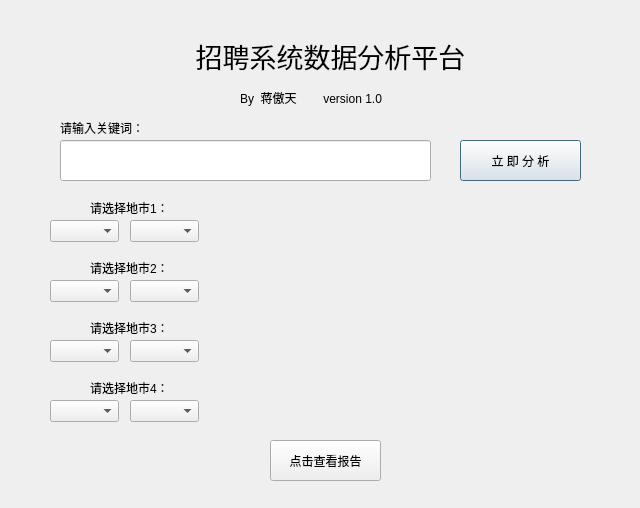
<?xml version="1.0" encoding="UTF-8"?>
<ui version="4.0">
 <class>jobui</class>
 <widget class="QDialog" name="jobui">
  <property name="geometry">
   <rect>
    <x>0</x>
    <y>0</y>
    <width>640</width>
    <height>508</height>
   </rect>
  </property>
  <property name="windowTitle">
   <string>招聘系统数据分析平台</string>
  </property>
  <property name="windowIcon">
   <iconset>
    <normaloff>images/logo.jpg</normaloff>images/logo.jpg</iconset>
  </property>
  <property name="toolTipDuration">
   <number>-1</number>
  </property>
  <widget class="QLabel" name="label">
   <property name="geometry">
    <rect>
     <x>60</x>
     <y>120</y>
     <width>91</width>
     <height>16</height>
    </rect>
   </property>
   <property name="text">
    <string>请输入关键词：</string>
   </property>
  </widget>
  <widget class="QLabel" name="label_2">
   <property name="geometry">
    <rect>
     <x>140</x>
     <y>20</y>
     <width>381</width>
     <height>71</height>
    </rect>
   </property>
   <property name="font">
    <font>
     <family>Adobe 黑体 Std R</family>
     <pointsize>20</pointsize>
    </font>
   </property>
   <property name="cursor">
    <cursorShape>ArrowCursor</cursorShape>
   </property>
   <property name="text">
    <string>招聘系统数据分析平台</string>
   </property>
   <property name="alignment">
    <set>Qt::AlignCenter</set>
   </property>
  </widget>
  <widget class="QLabel" name="label_3">
   <property name="geometry">
    <rect>
     <x>250</x>
     <y>220</y>
     <width>351</width>
     <height>201</height>
    </rect>
   </property>
   <property name="font">
    <font>
     <family>黑体</family>
     <pointsize>18</pointsize>
    </font>
   </property>
   <property name="text">
    <string/>
   </property>
   <property name="alignment">
    <set>Qt::AlignCenter</set>
   </property>
  </widget>
  <widget class="QLineEdit" name="lineEdit">
   <property name="geometry">
    <rect>
     <x>60</x>
     <y>140</y>
     <width>371</width>
     <height>41</height>
    </rect>
   </property>
   <property name="font">
    <font>
     <family>Adobe 宋体 Std L</family>
     <pointsize>18</pointsize>
     <weight>75</weight>
     <bold>true</bold>
    </font>
   </property>
   <property name="text">
    <string/>
   </property>
  </widget>
  <widget class="QPushButton" name="pushButton">
   <property name="geometry">
    <rect>
     <x>460</x>
     <y>140</y>
     <width>121</width>
     <height>41</height>
    </rect>
   </property>
   <property name="text">
    <string>立 即 分 析</string>
   </property>
  </widget>
  <widget class="QPushButton" name="pushButton_2">
   <property name="geometry">
    <rect>
     <x>270</x>
     <y>440</y>
     <width>111</width>
     <height>41</height>
    </rect>
   </property>
   <property name="text">
    <string>点击查看报告</string>
   </property>
  </widget>
  <widget class="QLabel" name="label_4">
   <property name="geometry">
    <rect>
     <x>240</x>
     <y>90</y>
     <width>181</width>
     <height>16</height>
    </rect>
   </property>
   <property name="text">
    <string>By  蒋傲天        version 1.0</string>
   </property>
  </widget>
  <widget class="QComboBox" name="comboBox_province1">
   <property name="geometry">
    <rect>
     <x>50</x>
     <y>220</y>
     <width>69</width>
     <height>22</height>
    </rect>
   </property>
  </widget>
  <widget class="QComboBox" name="comboBox_city1">
   <property name="geometry">
    <rect>
     <x>130</x>
     <y>220</y>
     <width>69</width>
     <height>22</height>
    </rect>
   </property>
  </widget>
  <widget class="QLabel" name="label_5">
   <property name="geometry">
    <rect>
     <x>90</x>
     <y>200</y>
     <width>91</width>
     <height>16</height>
    </rect>
   </property>
   <property name="text">
    <string>请选择地市1：</string>
   </property>
  </widget>
  <widget class="QComboBox" name="comboBox_city2">
   <property name="geometry">
    <rect>
     <x>130</x>
     <y>280</y>
     <width>69</width>
     <height>22</height>
    </rect>
   </property>
  </widget>
  <widget class="QLabel" name="label_6">
   <property name="geometry">
    <rect>
     <x>90</x>
     <y>260</y>
     <width>91</width>
     <height>16</height>
    </rect>
   </property>
   <property name="text">
    <string>请选择地市2：</string>
   </property>
  </widget>
  <widget class="QComboBox" name="comboBox_province2">
   <property name="geometry">
    <rect>
     <x>50</x>
     <y>280</y>
     <width>69</width>
     <height>22</height>
    </rect>
   </property>
  </widget>
  <widget class="QComboBox" name="comboBox_city3">
   <property name="geometry">
    <rect>
     <x>130</x>
     <y>340</y>
     <width>69</width>
     <height>22</height>
    </rect>
   </property>
  </widget>
  <widget class="QLabel" name="label_7">
   <property name="geometry">
    <rect>
     <x>90</x>
     <y>320</y>
     <width>91</width>
     <height>16</height>
    </rect>
   </property>
   <property name="text">
    <string>请选择地市3：</string>
   </property>
  </widget>
  <widget class="QComboBox" name="comboBox_province3">
   <property name="geometry">
    <rect>
     <x>50</x>
     <y>340</y>
     <width>69</width>
     <height>22</height>
    </rect>
   </property>
  </widget>
  <widget class="QComboBox" name="comboBox_city4">
   <property name="geometry">
    <rect>
     <x>130</x>
     <y>400</y>
     <width>69</width>
     <height>22</height>
    </rect>
   </property>
  </widget>
  <widget class="QLabel" name="label_8">
   <property name="geometry">
    <rect>
     <x>90</x>
     <y>380</y>
     <width>91</width>
     <height>16</height>
    </rect>
   </property>
   <property name="text">
    <string>请选择地市4：</string>
   </property>
  </widget>
  <widget class="QComboBox" name="comboBox_province4">
   <property name="geometry">
    <rect>
     <x>50</x>
     <y>400</y>
     <width>69</width>
     <height>22</height>
    </rect>
   </property>
  </widget>
 </widget>
 <resources/>
 <connections/>
</ui>
